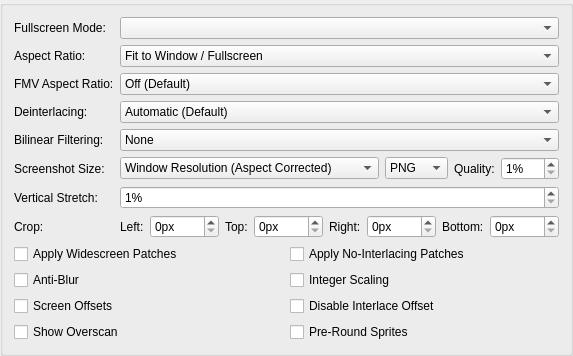
     <widget class="QGroupBox" name="gameDisplayTab">
      <attribute name="title">
       <string>Display</string>
      </attribute>
      <layout class="QFormLayout" name="formLayout_7">
       <item row="0" column="0">
        <widget class="QLabel" name="fsModeLabel">
         <property name="text">
          <string>Fullscreen Mode:</string>
         </property>
        </widget>
       </item>
       <item row="0" column="1">
        <widget class="QComboBox" name="fullscreenModes"/>
       </item>
       <item row="1" column="0">
        <widget class="QLabel" name="aspectRatioLabel">
         <property name="text">
          <string>Aspect Ratio:</string>
         </property>
        </widget>
       </item>
       <item row="1" column="1">
        <widget class="QComboBox" name="aspectRatio">
         <item>
          <property name="text">
           <string>Fit to Window / Fullscreen</string>
          </property>
         </item>
         <item>
          <property name="text">
           <string>Auto Standard (4:3 Interlaced / 3:2 Progressive)</string>
          </property>
         </item>
         <item>
          <property name="text">
           <string>Standard (4:3)</string>
          </property>
         </item>
         <item>
          <property name="text">
           <string>Widescreen (16:9)</string>
          </property>
         </item>
        </widget>
       </item>
       <item row="2" column="0">
        <widget class="QLabel" name="fmvAspectRatioLabel">
         <property name="text">
          <string>FMV Aspect Ratio:</string>
         </property>
        </widget>
       </item>
       <item row="2" column="1">
        <widget class="QComboBox" name="fmvAspectRatio">
         <item>
          <property name="text">
           <string>Off (Default)</string>
          </property>
         </item>
         <item>
          <property name="text">
           <string>Auto Standard (4:3 Interlaced / 3:2 Progressive)</string>
          </property>
         </item>
         <item>
          <property name="text">
           <string>Standard (4:3)</string>
          </property>
         </item>
         <item>
          <property name="text">
           <string>Widescreen (16:9)</string>
          </property>
         </item>
        </widget>
       </item>
       <item row="3" column="0">
        <widget class="QLabel" name="interlacingLabel">
         <property name="text">
          <string>Deinterlacing:</string>
         </property>
        </widget>
       </item>
       <item row="3" column="1">
        <widget class="QComboBox" name="interlacing">
         <item>
          <property name="text">
           <string>Automatic (Default)</string>
          </property>
         </item>
         <item>
          <property name="text">
           <string>No Deinterlacing</string>
          </property>
         </item>
         <item>
          <property name="text">
           <string extracomment="Weave: deinterlacing method that can be translated or left as-is in English. Sawtooth: refers to the jagged effect weave deinterlacing has on motion.">Weave (Top Field First, Sawtooth)</string>
          </property>
         </item>
         <item>
          <property name="text">
           <string extracomment="Weave: deinterlacing method that can be translated or left as-is in English. Sawtooth: refers to the jagged effect weave deinterlacing has on motion.">Weave (Bottom Field First, Sawtooth)</string>
          </property>
         </item>
         <item>
          <property name="text">
           <string extracomment="Bob: deinterlacing method that refers to the way it makes video look like it's bobbing up and down.">Bob (Top Field First, Full Frames)</string>
          </property>
         </item>
         <item>
          <property name="text">
           <string extracomment="Bob: deinterlacing method that refers to the way it makes video look like it's bobbing up and down.">Bob (Bottom Field First, Full Frames)</string>
          </property>
         </item>
         <item>
          <property name="text">
           <string extracomment="Blend: deinterlacing method that blends the colors of the two frames, can be translated or left as-is in English.">Blend (Top Field First, Merge 2 Fields)</string>
          </property>
         </item>
         <item>
          <property name="text">
           <string extracomment="Blend: deinterlacing method that blends the colors of the two frames, can be translated or left as-is in English.">Blend (Bottom Field First, Merge 2 Fields)</string>
          </property>
         </item>
         <item>
          <property name="text">
           <string extracomment="Adaptive: deinterlacing method that should be translated.">Adaptive (Top Field First, Similar to Bob + Weave)</string>
          </property>
         </item>
         <item>
          <property name="text">
           <string extracomment="Adaptive: deinterlacing method that should be translated.">Adaptive (Bottom Field First, Similar to Bob + Weave)</string>
          </property>
         </item>
        </widget>
       </item>
       <item row="4" column="0">
        <widget class="QLabel" name="billinearLabel">
         <property name="text">
          <string>Bilinear Filtering:</string>
         </property>
        </widget>
       </item>
       <item row="4" column="1">
        <widget class="QComboBox" name="bilinearFiltering">
         <item>
          <property name="text">
           <string>None</string>
          </property>
         </item>
         <item>
          <property name="text">
           <string extracomment="Smooth: Refers to the texture clarity.">Bilinear (Smooth)</string>
          </property>
         </item>
         <item>
          <property name="text">
           <string extracomment="Sharp: Refers to the texture clarity.">Bilinear (Sharp)</string>
          </property>
         </item>
        </widget>
       </item>
       <item row="5" column="0">
        <widget class="QLabel" name="screenshotSizeLabel">
         <property name="text">
          <string>Screenshot Size:</string>
         </property>
        </widget>
       </item>
       <item row="5" column="1">
        <layout class="QHBoxLayout" name="screenshotLayout" stretch="1,0,0,0">
         <item>
          <widget class="QComboBox" name="screenshotSize">
           <item>
            <property name="text">
             <string>Window Resolution (Aspect Corrected)</string>
            </property>
           </item>
           <item>
            <property name="text">
             <string>Internal Resolution (Aspect Corrected)</string>
            </property>
           </item>
           <item>
            <property name="text">
             <string>Internal Resolution (No Aspect Correction)</string>
            </property>
           </item>
          </widget>
         </item>
         <item>
          <widget class="QComboBox" name="screenshotFormat">
           <item>
            <property name="text">
             <string>PNG</string>
            </property>
           </item>
           <item>
            <property name="text">
             <string>JPEG</string>
            </property>
           </item>
           <item>
            <property name="text">
             <string>WebP</string>
            </property>
           </item>
          </widget>
         </item>
         <item>
          <widget class="QLabel" name="screenshotQualityLabel">
           <property name="text">
            <string>Quality:</string>
           </property>
          </widget>
         </item>
         <item>
          <widget class="QSpinBox" name="screenshotQuality">
           <property name="suffix">
            <string>%</string>
           </property>
           <property name="minimum">
            <number>1</number>
           </property>
           <property name="maximum">
            <number>100</number>
           </property>
          </widget>
         </item>
        </layout>
       </item>
       <item row="6" column="0">
        <widget class="QLabel" name="verticalStretchLabel">
         <property name="text">
          <string>Vertical Stretch:</string>
         </property>
        </widget>
       </item>
       <item row="6" column="1">
        <widget class="QSpinBox" name="stretchY">
         <property name="suffix">
          <string extracomment="Percentage sign that shows next to a value. You might want to add a space before if your language requires it.">%</string>
         </property>
         <property name="minimum">
          <number>1</number>
         </property>
         <property name="maximum">
          <number>300</number>
         </property>
        </widget>
       </item>
       <item row="7" column="0">
        <widget class="QLabel" name="cropLabel">
         <property name="text">
          <string>Crop:</string>
         </property>
        </widget>
       </item>
       <item row="7" column="1">
        <layout class="QHBoxLayout" name="cropLayout" stretch="0,1,0,1,0,1,0,1">
         <item>
          <widget class="QLabel" name="cropLeftLabel">
           <property name="text">
            <string extracomment="Warning: short space constraints. Abbreviate if necessary.">Left:</string>
           </property>
          </widget>
         </item>
         <item>
          <widget class="QSpinBox" name="cropLeft">
           <property name="suffix">
            <string>px</string>
           </property>
           <property name="maximum">
            <number>1000</number>
           </property>
          </widget>
         </item>
         <item>
          <widget class="QLabel" name="cropTopLabel">
           <property name="text">
            <string extracomment="Warning: short space constraints. Abbreviate if necessary.">Top:</string>
           </property>
          </widget>
         </item>
         <item>
          <widget class="QSpinBox" name="cropTop">
           <property name="suffix">
            <string>px</string>
           </property>
           <property name="maximum">
            <number>1000</number>
           </property>
          </widget>
         </item>
         <item>
          <widget class="QLabel" name="cropRightLabel">
           <property name="text">
            <string extracomment="Warning: short space constraints. Abbreviate if necessary.">Right:</string>
           </property>
          </widget>
         </item>
         <item>
          <widget class="QSpinBox" name="cropRight">
           <property name="suffix">
            <string>px</string>
           </property>
           <property name="maximum">
            <number>1000</number>
           </property>
          </widget>
         </item>
         <item>
          <widget class="QLabel" name="cropBottomLabel">
           <property name="text">
            <string extracomment="Warning: short space constraints. Abbreviate if necessary.">Bottom:</string>
           </property>
          </widget>
         </item>
         <item>
          <widget class="QSpinBox" name="cropBottom">
           <property name="suffix">
            <string>px</string>
           </property>
           <property name="maximum">
            <number>1000</number>
           </property>
          </widget>
         </item>
        </layout>
       </item>
       <item row="8" column="0" colspan="2">
        <layout class="QGridLayout" name="displayGridLayout">
         <item row="1" column="1">
          <widget class="QCheckBox" name="integerScaling">
           <property name="text">
            <string>Integer Scaling</string>
           </property>
          </widget>
         </item>
         <item row="0" column="0">
          <widget class="QCheckBox" name="widescreenPatches">
           <property name="text">
            <string>Apply Widescreen Patches</string>
           </property>
          </widget>
         </item>
         <item row="0" column="1">
          <widget class="QCheckBox" name="noInterlacingPatches">
           <property name="text">
            <string>Apply No-Interlacing Patches</string>
           </property>
          </widget>
         </item>
         <item row="1" column="0">
          <widget class="QCheckBox" name="PCRTCAntiBlur">
           <property name="text">
            <string>Anti-Blur</string>
           </property>
           <property name="shortcut">
            <string>Ctrl+S</string>
           </property>
          </widget>
         </item>
         <item row="2" column="1">
          <widget class="QCheckBox" name="DisableInterlaceOffset">
           <property name="text">
            <string>Disable Interlace Offset</string>
           </property>
          </widget>
         </item>
         <item row="2" column="0">
          <widget class="QCheckBox" name="PCRTCOffsets">
           <property name="text">
            <string>Screen Offsets</string>
           </property>
          </widget>
         </item>
         <item row="3" column="0">
          <widget class="QCheckBox" name="PCRTCOverscan">
           <property name="text">
            <string>Show Overscan</string>
           </property>
          </widget>
         </item>
         <item row="3" column="1">
          <widget class="QCheckBox" name="PreRoundSprites">
           <property name="toolTip">
            <string>Attempts to pre-round sprite texel coordinates to resolve rounding issues. Helpful for games such as Beyond Good and Evil, and Manhunt</string>
           </property>
           <property name="text">
            <string>Pre-Round Sprites</string>
           </property>
          </widget>
         </item>
        </layout>
       </item>
      </layout>
     </widget>
